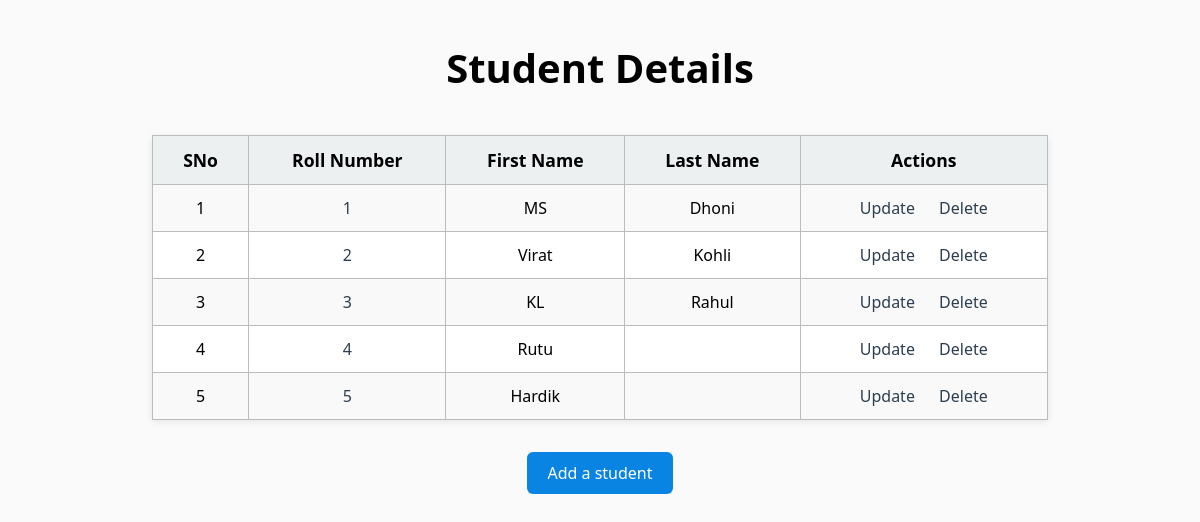
The page / on the database its author committed.
### app.py (models this page shows)
class Student(db.Model):
    student_id = db.Column(db.Integer, primary_key=True,autoincrement=True)
    roll_number = db.Column(db.String(20), unique=True, nullable=False)
    first_name = db.Column(db.String(100), nullable=False)
    last_name = db.Column(db.String(100) )

### app.py (the view)
@app.route('/',methods=['GET', 'POST'])
def home():
    student = Student.query.all()
    return render_template('index.html' , students=student)

### templates/index.html (shortened to what this page needs)
<!DOCTYPE html>
<html lang="en">
<head>
    <link rel="stylesheet" href="{{ url_for('static', filename='style.css') }}">
</head>
<body>
    <h1>Student Details</h1>
    {% if students|length != 0 %}
        <table id="all-students">
            <tr>
                <th>SNo</th>
                <th>Roll Number</th>
                <th>First Name</th>
                <th>Last Name</th>
                <th>Actions</th>
            </tr>
            {% for row in students %}
            <tr>
                <td>{{ loop.index }}</td>
                <td>
                    <a href="/student/{{ row.student_id }}">{{ row.roll_number }}</a>
                </td>
                <td>{{ row.first_name }}</td>
                <td>{{ row.last_name }}</td>
                <td>
                    <a href="/student/{{ row.student_id }}/update">Update</a>
                    <a href="/student/{{ row.student_id }}/delete">Delete</a>
                </td>
            </tr>
            {% endfor %}
        </table>
    {% else %}
        <h3 class="center-msg">No Students Found</h3>
    {% endif %}
    <a class="add-btn" href="/student/create">Add a student</a>
</body>
</html>

### static/style.css (style rules this page uses)
body { font-family: 'Segoe UI', Arial, sans-serif; background-color: #fafafa; margin: 40px; }
h1 { text-align: center; font-size: 2.5em; margin-bottom: 1em; }
table { border-collapse: collapse; margin: 0 auto 2em auto; width: 80%; background: white; box-shadow: 0 2px 8px rgba(0,0,0,0.08); }
th, td { border: 1px solid #bcbcbc; padding: 12px 18px; text-align: center; }
th { background-color: #ecf0f1; font-size: 1.1em; }
tr:nth-child(even) { background-color: #f9f9f9; }
a { color: #2c3e50; text-decoration: none; padding: 4px 10px; border-radius: 4px; transition: background 0.2s; }
.add-btn { margin: 0 auto; display: block; width: fit-content; padding: 10px 20px; background: #0984e3; color: white; border-radius: 6px; text-decoration: none; font-weight: 500; transition: background 0.2s; }

### rows shown on the page
Student: roll_number "1", first_name "MS", last_name "Dhoni"
Student: roll_number "2", first_name "Virat", last_name "Kohli"
Student: roll_number "3", first_name "KL", last_name "Rahul"
Student: roll_number "4", first_name "Rutu"
Student: roll_number "5", first_name "Hardik"
